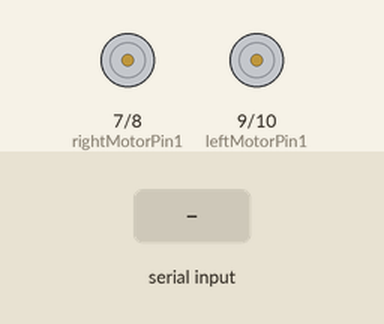
Bench run of a sketch on a simulated Arduino Uno, built with avr-gcc and run on an emulated ATmega328P. On the bench: motor-driver pin pairs drawn as motors (green arrow = first pin HIGH = forward, orange = second pin HIGH = backward, longer = more drive, scaled by the enable pin). Inputs (shaded band) come from the test bench.

Above: at 1.2 s.
1.3 s: "90,45\n" received over the second serial link
At 2.1 s:
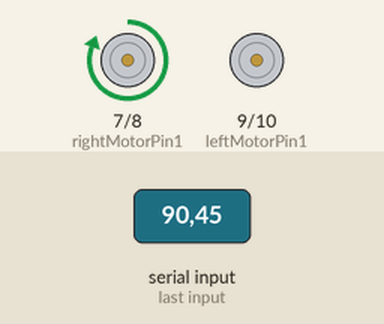
3.8 s: "30,150\n" received over the second serial link
At 4.2 s:
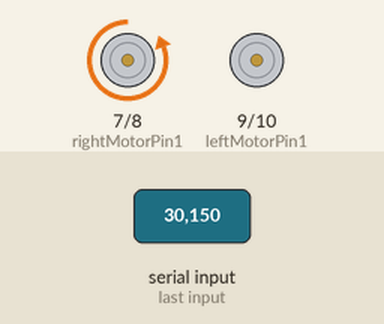
6.3 s: "90,45,200,10\n" received over the second serial link
At 7.1 s:
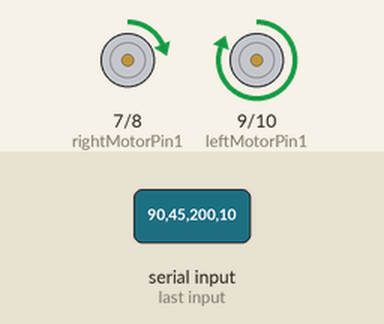
Timing chart, 0 to 9.3 s (numbered marks = the images above; inputs shaded):
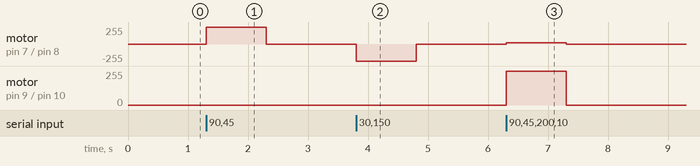

Measured:
- after the input at 1.3 s, motor on pin 7 (rightMotorPin1) / pin 8 (rightMotorPin2): stopped → forward 255/255 at once, → stopped 1.0 s later
- after the input at 3.8 s, motor on pin 7 (rightMotorPin1) / pin 8 (rightMotorPin2): stopped → backward 255/255 at once, → stopped 1.0 s later
- after the input at 6.3 s, motor on pin 7 (rightMotorPin1) / pin 8 (rightMotorPin2): stopped → forward 18/255 at once, → stopped 1.0 s later; motor on pin 9 (leftMotorPin1) / pin 10 (leftMotorPin2): stopped → forward 255/255 at once, → stopped 1.0 s later

The sketch:

code_car.ino
```cpp
#include <SoftwareSerial.h>

SoftwareSerial btSerial(2, 3);  //tx e rx

struct PacketData {
  byte lxAxisValue;
  byte lyAxisValue;
  byte rxAxisValue;
  byte ryAxisValue;
};
PacketData data;

//motor direito
int enableRightMotor = 5;
int rightMotorPin1 = 7;
int rightMotorPin2 = 8;

//motor esquerdo
int enableLeftMotor = 6;
int leftMotorPin1 = 9;
int leftMotorPin2 = 10;

unsigned long lastRecvTime = 0;
/*
const int trigPin = 11;
const int echoPin = 13;

int speakerPin = 4;

int ledPin = 12;

long measureDistance() {
  long duration;
  int distance;

  digitalWrite(trigPin, LOW);
  delayMicroseconds(2);
  digitalWrite(trigPin, HIGH);
  delayMicroseconds(10);
  digitalWrite(trigPin, LOW);

  duration = pulseIn(echoPin, HIGH);
  distance = duration * 0.0344 / 2;
  delay(20);
  return distance;
}
*/
void setup() {
  pinMode(enableRightMotor, OUTPUT);
  pinMode(rightMotorPin1, OUTPUT);
  pinMode(rightMotorPin2, OUTPUT);

  pinMode(enableLeftMotor, OUTPUT);
  pinMode(leftMotorPin1, OUTPUT);
  pinMode(leftMotorPin2, OUTPUT);
/*
  pinMode(trigPin, OUTPUT);
  pinMode(echoPin, INPUT);

  pinMode(ledPin, OUTPUT);  // led

  pinMode(speakerPin, OUTPUT); // piezzo
*/
  rotateMotor(0, 0);

  btSerial.begin(38400);
}

void loop() {
  String dataString;
  if (btSerial.available()) {
    dataString = btSerial.readStringUntil('\n');
    sscanf(dataString.c_str(), "%d,%d,%d,%d", &data.lxAxisValue, &data.lyAxisValue, &data.rxAxisValue, &data.ryAxisValue);
    int throttle = map(data.lyAxisValue, 254, 0, -255, 255);  //esq. "joystick" - y axis - frente/trás
    int steering = map(data.rxAxisValue, 0, 254, -255, 255);  //dir. "joystick" - x axis - esquerda/direita
    int motorDirection = 1;

    if (throttle < 0)  //marcha-atrás
    {
      motorDirection = -1;
    }

    int rightMotorSpeed, leftMotorSpeed;
    rightMotorSpeed = abs(throttle) - steering;
    leftMotorSpeed = abs(throttle) + steering;
    rightMotorSpeed = constrain(rightMotorSpeed, 0, 255);
    leftMotorSpeed = constrain(leftMotorSpeed, 0, 255);

    rotateMotor(rightMotorSpeed * motorDirection, leftMotorSpeed * motorDirection);
    lastRecvTime = millis();
/*
    int distance = measureDistance();
    if (distance <= 10) {
      digitalWrite(ledPin, HIGH);
      tone(speakerPin, 400);
    } else {
      digitalWrite(ledPin, LOW);
      noTone(speakerPin);
    }
*/
  } else {
    unsigned long now = millis();
    if (now - lastRecvTime > 1000)  //sinal perdido após 1 segundo, "reset" ao motor para parar
    {
      rotateMotor(0, 0);
    }
  }
}

void rotateMotor(int rightMotorSpeed, int leftMotorSpeed) {
  if (rightMotorSpeed < 0) {
    digitalWrite(rightMotorPin1, LOW);
    digitalWrite(rightMotorPin2, HIGH);
  } else if (rightMotorSpeed > 0) {
    digitalWrite(rightMotorPin1, HIGH);
    digitalWrite(rightMotorPin2, LOW);
  } else {
    digitalWrite(rightMotorPin1, LOW);
    digitalWrite(rightMotorPin2, LOW);
  }

  if (leftMotorSpeed < 0) {
    digitalWrite(leftMotorPin1, LOW);
    digitalWrite(leftMotorPin2, HIGH);
  } else if (leftMotorSpeed > 0) {
    digitalWrite(leftMotorPin1, HIGH);
    digitalWrite(leftMotorPin2, LOW);
  } else {
    digitalWrite(leftMotorPin1, LOW);
    digitalWrite(leftMotorPin2, LOW);
  }

  analogWrite(enableRightMotor, abs(rightMotorSpeed));
  analogWrite(enableLeftMotor, abs(leftMotorSpeed));
}
```
